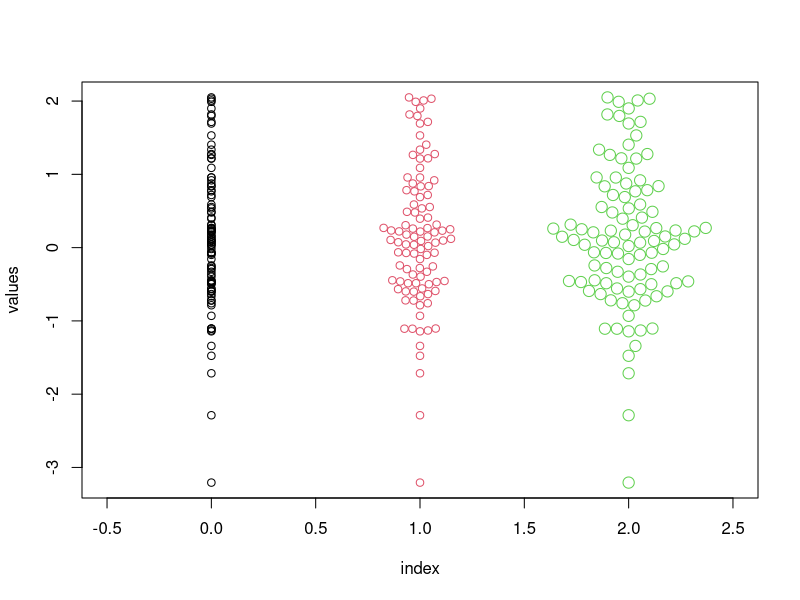
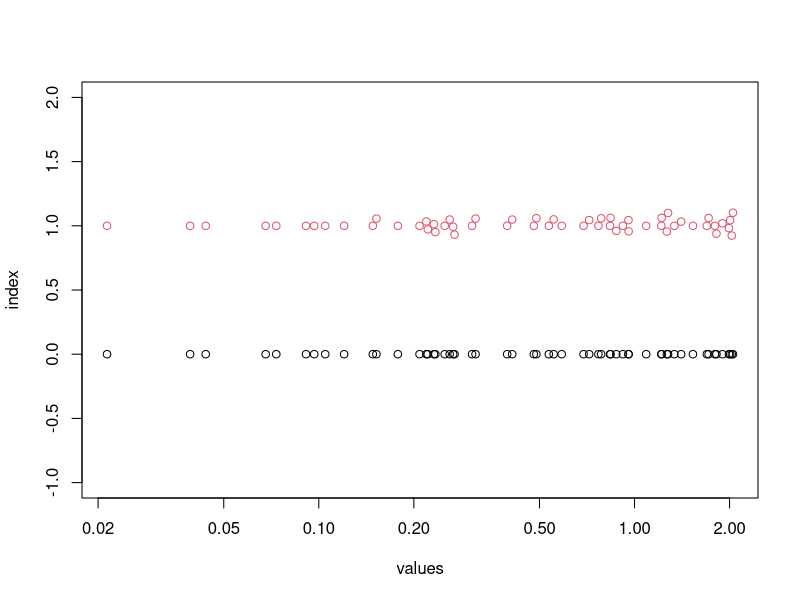
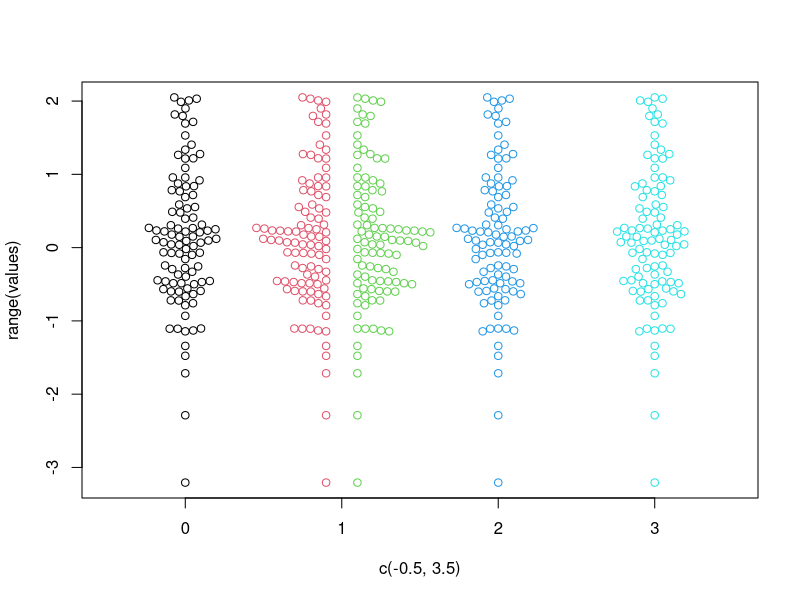

Reproduce these figures in R, in order.
library(beeswarm)


### Name: swarmx
### Title: Adjust 1-d data to separate coincident points
### Aliases: swarmx swarmy
### Keywords: dplot

### ** Examples
 

## Plot points in one dimension
index <- rep(0, 100)
values <- rnorm(100)
plot(index, values, xlim = c(-0.5, 2.5))
points(swarmx(index + 1, values), col = 2)
points(swarmx(index + 2, values, cex = 1.5), col = 3, cex = 1.5)

## Try the horizontal direction, with a log scale
plot(values, index, log = "x", ylim = c(-1, 2))
points(swarmy(values, index + 1), col = 2)

## Newer examples using "side" and "priority"
plot(c(-0.5, 3.5), range(values), type = 'n')
points(swarmx(index + 0, values), col = 1)
points(swarmx(index + 0.9, values, side = -1), col = 2)
points(swarmx(index + 1.1, values, side =  1, priority = "descending"), col = 3)
points(swarmx(index + 2  , values, priority = 'density'), col = 4)
points(swarmx(index + 3  , values, priority = 'random'), col = 5)
